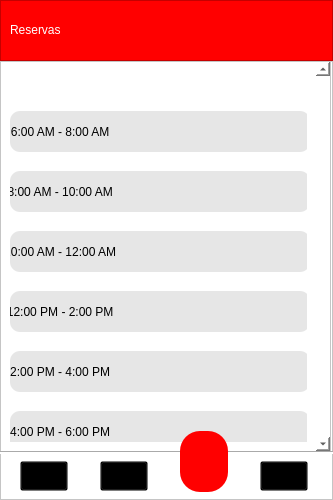
<?xml version="1.0" encoding="UTF-8"?>
<ui version="4.0">
 <class>VentanaTurno</class>
 <widget class="QWidget" name="VentanaTurno">
  <property name="geometry">
   <rect>
    <x>0</x>
    <y>0</y>
    <width>333</width>
    <height>500</height>
   </rect>
  </property>
  <property name="minimumSize">
   <size>
    <width>333</width>
    <height>500</height>
   </size>
  </property>
  <property name="maximumSize">
   <size>
    <width>333</width>
    <height>500</height>
   </size>
  </property>
  <property name="windowTitle">
   <string>Turnos </string>
  </property>
  <property name="styleSheet">
   <string notr="true">background-color: rgb(255, 255, 255);</string>
  </property>
  <widget class="QFrame" name="frame">
   <property name="geometry">
    <rect>
     <x>0</x>
     <y>0</y>
     <width>333</width>
     <height>61</height>
    </rect>
   </property>
   <property name="minimumSize">
    <size>
     <width>333</width>
     <height>51</height>
    </size>
   </property>
   <property name="styleSheet">
    <string notr="true">background-color:  rgb(255, 0, 0);</string>
   </property>
   <property name="frameShape">
    <enum>QFrame::StyledPanel</enum>
   </property>
   <property name="frameShadow">
    <enum>QFrame::Raised</enum>
   </property>
   <widget class="QLabel" name="label">
    <property name="geometry">
     <rect>
      <x>10</x>
      <y>10</y>
      <width>91</width>
      <height>41</height>
     </rect>
    </property>
    <property name="styleSheet">
     <string notr="true">background-color: rgba(0, 0, 0,0%);
font: 20pt &quot;Tw Cen MT Condensed&quot;;
border: None;</string>
    </property>
    <property name="text">
     <string>&lt;html&gt;&lt;head/&gt;&lt;body&gt;&lt;p&gt;&lt;span style=&quot; color:#ffffff;&quot;&gt;Reservas&lt;/span&gt;&lt;/p&gt;&lt;/body&gt;&lt;/html&gt;</string>
    </property>
   </widget>
   <widget class="QLabel" name="label_2">
    <property name="geometry">
     <rect>
      <x>182</x>
      <y>10</y>
      <width>141</width>
      <height>41</height>
     </rect>
    </property>
    <property name="styleSheet">
     <string notr="true">image: url(:/imagenes/imagenes/logo-udemedellin-footer.png);</string>
    </property>
    <property name="text">
     <string/>
    </property>
    <property name="pixmap">
     <pixmap>../imagenes/logo-udemedellin-footer.png</pixmap>
    </property>
    <property name="scaledContents">
     <bool>true</bool>
    </property>
   </widget>
  </widget>
  <widget class="QFrame" name="frame_2">
   <property name="geometry">
    <rect>
     <x>0</x>
     <y>61</y>
     <width>333</width>
     <height>439</height>
    </rect>
   </property>
   <property name="minimumSize">
    <size>
     <width>333</width>
     <height>439</height>
    </size>
   </property>
   <property name="maximumSize">
    <size>
     <width>333</width>
     <height>439</height>
    </size>
   </property>
   <property name="frameShape">
    <enum>QFrame::StyledPanel</enum>
   </property>
   <property name="frameShadow">
    <enum>QFrame::Raised</enum>
   </property>
   <widget class="Line" name="line">
    <property name="geometry">
     <rect>
      <x>0</x>
      <y>390</y>
      <width>333</width>
      <height>3</height>
     </rect>
    </property>
    <property name="minimumSize">
     <size>
      <width>333</width>
      <height>0</height>
     </size>
    </property>
    <property name="orientation">
     <enum>Qt::Horizontal</enum>
    </property>
   </widget>
   <widget class="QToolButton" name="tbutton_reserva">
    <property name="geometry">
     <rect>
      <x>180</x>
      <y>370</y>
      <width>48</width>
      <height>61</height>
     </rect>
    </property>
    <property name="minimumSize">
     <size>
      <width>48</width>
      <height>33</height>
     </size>
    </property>
    <property name="styleSheet">
     <string notr="true">background-color: rgb(255, 0, 0);
border-radius: 20px;

image: url(:/imagenes/imagenes/calendar-clock (1).png);</string>
    </property>
    <property name="text">
     <string/>
    </property>
    <property name="icon">
     <iconset>
      <normaloff>../imagenes/calendar-clock (1).png</normaloff>../imagenes/calendar-clock (1).png</iconset>
    </property>
    <property name="iconSize">
     <size>
      <width>40</width>
      <height>30</height>
     </size>
    </property>
   </widget>
   <widget class="QToolButton" name="tbutton_usuario">
    <property name="geometry">
     <rect>
      <x>260</x>
      <y>400</y>
      <width>48</width>
      <height>30</height>
     </rect>
    </property>
    <property name="minimumSize">
     <size>
      <width>48</width>
      <height>30</height>
     </size>
    </property>
    <property name="maximumSize">
     <size>
      <width>48</width>
      <height>30</height>
     </size>
    </property>
    <property name="styleSheet">
     <string notr="true">background-color:rgba(0,0,0,0%);
image: url(:/imagenes/imagenes/user.png);</string>
    </property>
    <property name="text">
     <string/>
    </property>
    <property name="icon">
     <iconset>
      <normaloff>../imagenes/user.png</normaloff>../imagenes/user.png</iconset>
    </property>
    <property name="iconSize">
     <size>
      <width>40</width>
      <height>30</height>
     </size>
    </property>
   </widget>
   <widget class="QToolButton" name="tbutton_noticias">
    <property name="geometry">
     <rect>
      <x>100</x>
      <y>400</y>
      <width>48</width>
      <height>30</height>
     </rect>
    </property>
    <property name="minimumSize">
     <size>
      <width>48</width>
      <height>30</height>
     </size>
    </property>
    <property name="maximumSize">
     <size>
      <width>48</width>
      <height>30</height>
     </size>
    </property>
    <property name="styleSheet">
     <string notr="true">background-color:rgba(0,0,0,0%);
image: url(:/imagenes/imagenes/forma.png);</string>
    </property>
    <property name="text">
     <string/>
    </property>
    <property name="icon">
     <iconset>
      <normaloff>../imagenes/forma.png</normaloff>../imagenes/forma.png</iconset>
    </property>
    <property name="iconSize">
     <size>
      <width>40</width>
      <height>30</height>
     </size>
    </property>
   </widget>
   <widget class="QToolButton" name="tbutton_opinion">
    <property name="geometry">
     <rect>
      <x>20</x>
      <y>400</y>
      <width>48</width>
      <height>30</height>
     </rect>
    </property>
    <property name="minimumSize">
     <size>
      <width>48</width>
      <height>30</height>
     </size>
    </property>
    <property name="maximumSize">
     <size>
      <width>48</width>
      <height>30</height>
     </size>
    </property>
    <property name="styleSheet">
     <string notr="true">background-color:rgba(0,0,0,0%);
image: url(:/imagenes/imagenes/envelope.png);</string>
    </property>
    <property name="text">
     <string/>
    </property>
    <property name="icon">
     <iconset>
      <normaloff>../imagenes/envelope.png</normaloff>../imagenes/envelope.png</iconset>
    </property>
    <property name="iconSize">
     <size>
      <width>40</width>
      <height>30</height>
     </size>
    </property>
   </widget>
   <widget class="QScrollArea" name="scrollArea">
    <property name="geometry">
     <rect>
      <x>0</x>
      <y>0</y>
      <width>331</width>
      <height>391</height>
     </rect>
    </property>
    <property name="styleSheet">
     <string notr="true">/*VERTICAL SCROLL*/

QScrollBar:vertical{
	border: None;
	
	background-color: rgb(216, 216, 216);
	width: 14px;
	margin: 15px o 15px 0;
	border-radius: 0px;
}
</string>
    </property>
    <property name="frameShape">
     <enum>QFrame::StyledPanel</enum>
    </property>
    <property name="frameShadow">
     <enum>QFrame::Raised</enum>
    </property>
    <property name="verticalScrollBarPolicy">
     <enum>Qt::ScrollBarAlwaysOn</enum>
    </property>
    <property name="horizontalScrollBarPolicy">
     <enum>Qt::ScrollBarAlwaysOff</enum>
    </property>
    <property name="sizeAdjustPolicy">
     <enum>QAbstractScrollArea::AdjustToContents</enum>
    </property>
    <property name="widgetResizable">
     <bool>true</bool>
    </property>
    <widget class="QWidget" name="scrollAreaWidgetContents">
     <property name="geometry">
      <rect>
       <x>0</x>
       <y>0</y>
       <width>315</width>
       <height>389</height>
      </rect>
     </property>
     <layout class="QVBoxLayout" name="verticalLayout">
      <item>
       <widget class="QWidget" name="widget" native="true">
        <property name="styleSheet">
         <string notr="true">background-color: rgb(255, 255, 255);</string>
        </property>
        <widget class="QPushButton" name="pbutton_turno1">
         <property name="geometry">
          <rect>
           <x>0</x>
           <y>40</y>
           <width>300</width>
           <height>41</height>
          </rect>
         </property>
         <property name="minimumSize">
          <size>
           <width>300</width>
           <height>0</height>
          </size>
         </property>
         <property name="maximumSize">
          <size>
           <width>300</width>
           <height>16777215</height>
          </size>
         </property>
         <property name="focusPolicy">
          <enum>Qt::StrongFocus</enum>
         </property>
         <property name="layoutDirection">
          <enum>Qt::RightToLeft</enum>
         </property>
         <property name="styleSheet">
          <string notr="true">QPushButton{
	
	background-color: rgb(230, 230, 230);
	border-radius: 10px;
	font: 14pt &quot;Tw Cen MT Condensed&quot;;

}

QPushButton:hover{
	
	
	background-color: rgb(190, 190, 190);
	border-radius: 10px;
	font: 14pt &quot;Tw Cen MT Condensed&quot;;
}</string>
         </property>
         <property name="text">
          <string>6:00 AM - 8:00 AM                                                            </string>
         </property>
        </widget>
        <widget class="QLabel" name="label_3">
         <property name="geometry">
          <rect>
           <x>160</x>
           <y>50</y>
           <width>121</width>
           <height>21</height>
          </rect>
         </property>
         <property name="styleSheet">
          <string notr="true">background-color: rgba(0, 0, 0,0%);
font: 14pt &quot;Tw Cen MT Condensed&quot;;
border: None;</string>
         </property>
         <property name="text">
          <string/>
         </property>
        </widget>
        <widget class="QLabel" name="label_turno2">
         <property name="geometry">
          <rect>
           <x>160</x>
           <y>110</y>
           <width>121</width>
           <height>21</height>
          </rect>
         </property>
         <property name="styleSheet">
          <string notr="true">background-color: rgba(0, 0, 0,0%);
font: 14pt &quot;Tw Cen MT Condensed&quot;;
border: None;</string>
         </property>
         <property name="text">
          <string/>
         </property>
        </widget>
        <widget class="QPushButton" name="pbutton_turno2">
         <property name="geometry">
          <rect>
           <x>0</x>
           <y>100</y>
           <width>300</width>
           <height>41</height>
          </rect>
         </property>
         <property name="minimumSize">
          <size>
           <width>300</width>
           <height>0</height>
          </size>
         </property>
         <property name="maximumSize">
          <size>
           <width>300</width>
           <height>16777215</height>
          </size>
         </property>
         <property name="focusPolicy">
          <enum>Qt::StrongFocus</enum>
         </property>
         <property name="layoutDirection">
          <enum>Qt::RightToLeft</enum>
         </property>
         <property name="styleSheet">
          <string notr="true">QPushButton{
	
	background-color: rgb(230, 230, 230);
	border-radius: 10px;
	font: 14pt &quot;Tw Cen MT Condensed&quot;;

}

QPushButton:hover{
	
	
	background-color: rgb(190, 190, 190);
	border-radius: 10px;
	font: 14pt &quot;Tw Cen MT Condensed&quot;;
}</string>
         </property>
         <property name="text">
          <string>8:00 AM - 10:00 AM                                                            </string>
         </property>
        </widget>
        <widget class="QLabel" name="label_turno3">
         <property name="geometry">
          <rect>
           <x>160</x>
           <y>170</y>
           <width>121</width>
           <height>21</height>
          </rect>
         </property>
         <property name="styleSheet">
          <string notr="true">background-color: rgba(0, 0, 0,0%);
font: 14pt &quot;Tw Cen MT Condensed&quot;;
border: None;</string>
         </property>
         <property name="text">
          <string/>
         </property>
        </widget>
        <widget class="QPushButton" name="pbutton_turno3">
         <property name="geometry">
          <rect>
           <x>0</x>
           <y>160</y>
           <width>300</width>
           <height>41</height>
          </rect>
         </property>
         <property name="minimumSize">
          <size>
           <width>300</width>
           <height>0</height>
          </size>
         </property>
         <property name="maximumSize">
          <size>
           <width>300</width>
           <height>16777215</height>
          </size>
         </property>
         <property name="focusPolicy">
          <enum>Qt::StrongFocus</enum>
         </property>
         <property name="layoutDirection">
          <enum>Qt::RightToLeft</enum>
         </property>
         <property name="styleSheet">
          <string notr="true">QPushButton{
	
	background-color: rgb(230, 230, 230);
	border-radius: 10px;
	font: 14pt &quot;Tw Cen MT Condensed&quot;;

}

QPushButton:hover{
	
	
	background-color: rgb(190, 190, 190);
	border-radius: 10px;
	font: 14pt &quot;Tw Cen MT Condensed&quot;;
}</string>
         </property>
         <property name="text">
          <string>10:00 AM - 12:00 AM                                                            </string>
         </property>
        </widget>
        <widget class="QLabel" name="label_turno4">
         <property name="geometry">
          <rect>
           <x>160</x>
           <y>230</y>
           <width>121</width>
           <height>21</height>
          </rect>
         </property>
         <property name="styleSheet">
          <string notr="true">background-color: rgba(0, 0, 0,0%);
font: 14pt &quot;Tw Cen MT Condensed&quot;;
border: None;</string>
         </property>
         <property name="text">
          <string/>
         </property>
        </widget>
        <widget class="QPushButton" name="pbutton_turno4">
         <property name="geometry">
          <rect>
           <x>0</x>
           <y>220</y>
           <width>300</width>
           <height>41</height>
          </rect>
         </property>
         <property name="minimumSize">
          <size>
           <width>300</width>
           <height>0</height>
          </size>
         </property>
         <property name="maximumSize">
          <size>
           <width>300</width>
           <height>16777215</height>
          </size>
         </property>
         <property name="focusPolicy">
          <enum>Qt::StrongFocus</enum>
         </property>
         <property name="layoutDirection">
          <enum>Qt::RightToLeft</enum>
         </property>
         <property name="styleSheet">
          <string notr="true">QPushButton{
	
	background-color: rgb(230, 230, 230);
	border-radius: 10px;
	font: 14pt &quot;Tw Cen MT Condensed&quot;;

}

QPushButton:hover{
	
	
	background-color: rgb(190, 190, 190);
	border-radius: 10px;
	font: 14pt &quot;Tw Cen MT Condensed&quot;;
}</string>
         </property>
         <property name="text">
          <string>12:00 PM - 2:00 PM                                                            </string>
         </property>
        </widget>
        <widget class="QLabel" name="label_turno5">
         <property name="geometry">
          <rect>
           <x>160</x>
           <y>290</y>
           <width>121</width>
           <height>21</height>
          </rect>
         </property>
         <property name="styleSheet">
          <string notr="true">background-color: rgba(0, 0, 0,0%);
font: 14pt &quot;Tw Cen MT Condensed&quot;;
border: None;</string>
         </property>
         <property name="text">
          <string/>
         </property>
        </widget>
        <widget class="QPushButton" name="pbutton_turno5">
         <property name="geometry">
          <rect>
           <x>0</x>
           <y>280</y>
           <width>300</width>
           <height>41</height>
          </rect>
         </property>
         <property name="minimumSize">
          <size>
           <width>300</width>
           <height>0</height>
          </size>
         </property>
         <property name="maximumSize">
          <size>
           <width>300</width>
           <height>16777215</height>
          </size>
         </property>
         <property name="focusPolicy">
          <enum>Qt::StrongFocus</enum>
         </property>
         <property name="layoutDirection">
          <enum>Qt::RightToLeft</enum>
         </property>
         <property name="styleSheet">
          <string notr="true">QPushButton{
	
	background-color: rgb(230, 230, 230);
	border-radius: 10px;
	font: 14pt &quot;Tw Cen MT Condensed&quot;;

}

QPushButton:hover{
	
	
	background-color: rgb(190, 190, 190);
	border-radius: 10px;
	font: 14pt &quot;Tw Cen MT Condensed&quot;;
}</string>
         </property>
         <property name="text">
          <string>2:00 PM - 4:00 PM                                                            </string>
         </property>
        </widget>
        <widget class="QLabel" name="label_turno6">
         <property name="geometry">
          <rect>
           <x>160</x>
           <y>350</y>
           <width>121</width>
           <height>21</height>
          </rect>
         </property>
         <property name="styleSheet">
          <string notr="true">background-color: rgba(0, 0, 0,0%);
font: 14pt &quot;Tw Cen MT Condensed&quot;;
border: None;</string>
         </property>
         <property name="text">
          <string/>
         </property>
        </widget>
        <widget class="QPushButton" name="pbutton_turno6">
         <property name="geometry">
          <rect>
           <x>0</x>
           <y>340</y>
           <width>300</width>
           <height>41</height>
          </rect>
         </property>
         <property name="minimumSize">
          <size>
           <width>300</width>
           <height>0</height>
          </size>
         </property>
         <property name="maximumSize">
          <size>
           <width>300</width>
           <height>16777215</height>
          </size>
         </property>
         <property name="focusPolicy">
          <enum>Qt::StrongFocus</enum>
         </property>
         <property name="layoutDirection">
          <enum>Qt::RightToLeft</enum>
         </property>
         <property name="styleSheet">
          <string notr="true">QPushButton{
	
	background-color: rgb(230, 230, 230);
	border-radius: 10px;
	font: 14pt &quot;Tw Cen MT Condensed&quot;;

}

QPushButton:hover{
	
	
	background-color: rgb(190, 190, 190);
	border-radius: 10px;
	font: 14pt &quot;Tw Cen MT Condensed&quot;;
}</string>
         </property>
         <property name="text">
          <string>4:00 PM - 6:00 PM                                                            </string>
         </property>
        </widget>
        <widget class="QPushButton" name="pbutton_turno7">
         <property name="geometry">
          <rect>
           <x>0</x>
           <y>400</y>
           <width>300</width>
           <height>41</height>
          </rect>
         </property>
         <property name="minimumSize">
          <size>
           <width>300</width>
           <height>0</height>
          </size>
         </property>
         <property name="maximumSize">
          <size>
           <width>300</width>
           <height>16777215</height>
          </size>
         </property>
         <property name="focusPolicy">
          <enum>Qt::StrongFocus</enum>
         </property>
         <property name="layoutDirection">
          <enum>Qt::RightToLeft</enum>
         </property>
         <property name="styleSheet">
          <string notr="true">QPushButton{
	
	background-color: rgb(230, 230, 230);
	border-radius: 10px;
	font: 14pt &quot;Tw Cen MT Condensed&quot;;

}

QPushButton:hover{
	
	
	background-color: rgb(190, 190, 190);
	border-radius: 10px;
	font: 14pt &quot;Tw Cen MT Condensed&quot;;
}</string>
         </property>
         <property name="text">
          <string>6:00 PM - 8:00 PM                                                            </string>
         </property>
        </widget>
        <widget class="QLabel" name="label_turno7">
         <property name="geometry">
          <rect>
           <x>160</x>
           <y>410</y>
           <width>121</width>
           <height>21</height>
          </rect>
         </property>
         <property name="styleSheet">
          <string notr="true">background-color: rgba(0, 0, 0,0%);
font: 14pt &quot;Tw Cen MT Condensed&quot;;
border: None;</string>
         </property>
         <property name="text">
          <string/>
         </property>
        </widget>
        <zorder>pbutton_turno2</zorder>
        <zorder>pbutton_turno3</zorder>
        <zorder>pbutton_turno4</zorder>
        <zorder>pbutton_turno5</zorder>
        <zorder>pbutton_turno6</zorder>
        <zorder>pbutton_turno1</zorder>
        <zorder>label_3</zorder>
        <zorder>label_turno2</zorder>
        <zorder>label_turno3</zorder>
        <zorder>label_turno4</zorder>
        <zorder>label_turno5</zorder>
        <zorder>label_turno6</zorder>
        <zorder>pbutton_turno7</zorder>
        <zorder>label_turno7</zorder>
       </widget>
      </item>
     </layout>
    </widget>
   </widget>
   <zorder>scrollArea</zorder>
   <zorder>line</zorder>
   <zorder>tbutton_reserva</zorder>
   <zorder>tbutton_usuario</zorder>
   <zorder>tbutton_noticias</zorder>
   <zorder>tbutton_opinion</zorder>
  </widget>
  <zorder>frame_2</zorder>
  <zorder>frame</zorder>
 </widget>
 <resources>
  <include location="imagenes.qrc"/>
 </resources>
 <connections/>
</ui>
